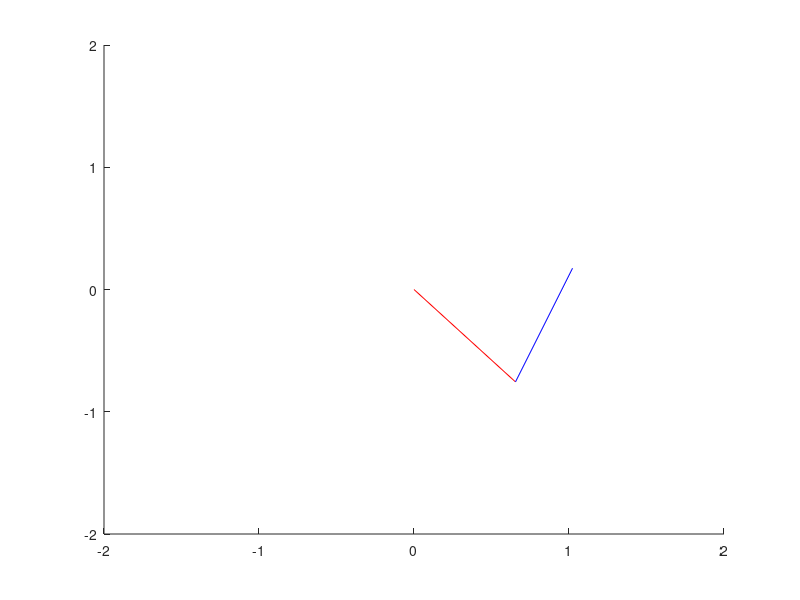
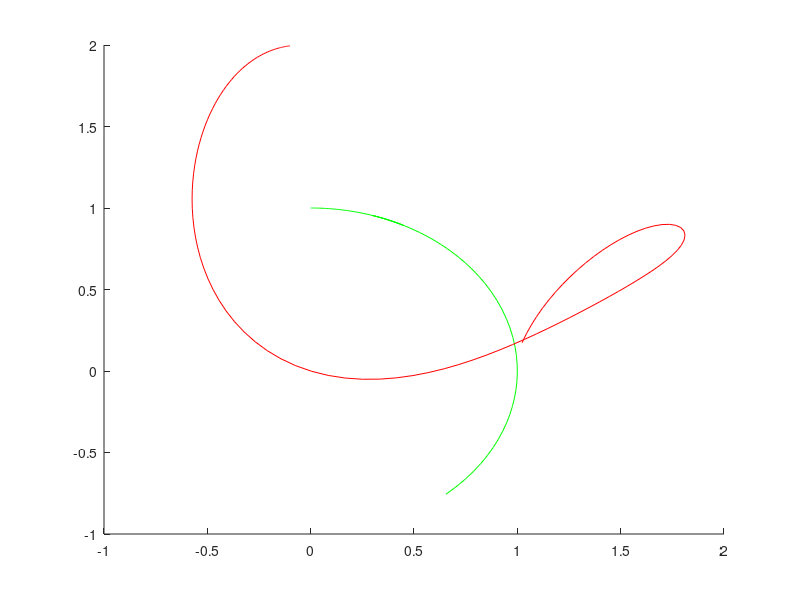
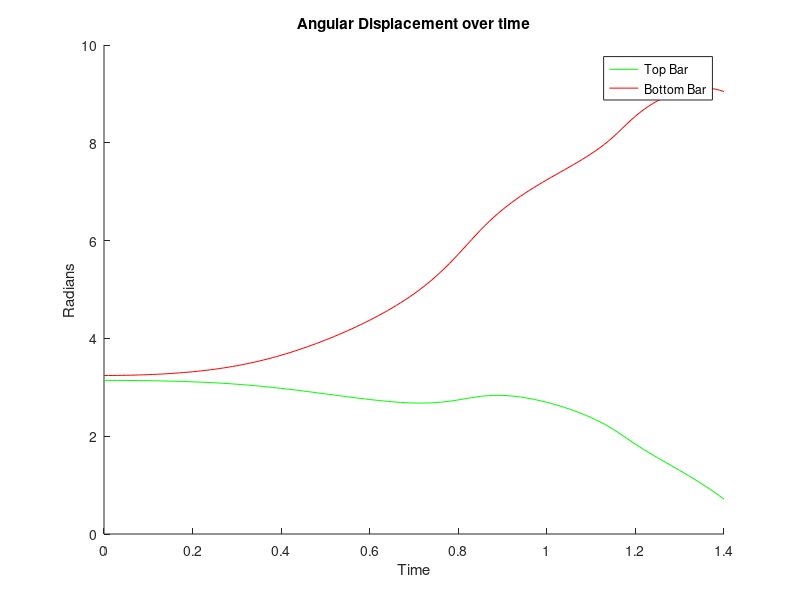

MATLAB code to generate these figures, in order:
%Victoria Preston - Dynamics - Double Bar Pendulum

function double_bar_pendulum
clf;

%Parameters
g = 9.81;
m1 = 1;
m2 = 1;
l1 = 1;
l2 = 1;
I1 = 1/3;
I1COM = 1/12*m1*l1^2;
I2 = 1/12;
I2COM = 1/12*m2*l2^2;

%Opening
theta1 = pi;
theta2 = pi+0.1;
theta1dot = 0;
theta2dot = 0;

states = [theta1, theta2, theta1dot, theta2dot, 0, 0, 0, 0];
time = 0:0.01:1.4;
options = odeset('RelTol', 1e-9, 'AbsTol', 1e-9);

[T,X] = ode45(@swing, time, states, options);
x1 = l1*sin(X(:,1));
y1 = -l1*cos(X(:,1));

x1dot = l1/2*X(:,3).*cos(X(:,1));
y1dot = l1/2*X(:,3).*sin(X(:,1));

x2 = x1+l2*sin(X(:,2));
y2 = y1-l2*cos(X(:,2));

x2dot = l1*X(:,3).*cos(X(:,1)) + l2/2*X(:,4).*cos(X(:,2));
y2dot = l1*X(:,3).*sin(X(:,1)) + l2/2*X(:,4).*sin(X(:,2));

stuff = [x1, y1, x2, y2];
animate_func(T, stuff)

figure;
hold on;
plot(x1, y1, 'g-')
plot(x2, y2, 'r-')

figure;
hold on;
plot(T,X(:,1), 'g-')
plot(T, X(:,2), 'r-')
legend('Top Bar', 'Bottom Bar')
title('Angular Displacement over time')
xlabel('Time')
ylabel('Radians')

% figure;
% hold on;
% plot(T,X(:,3), 'g-')
% plot(T, X(:,4), 'r-')
% legend('Top Bar', 'Bottom Bar')
% title('Angular Velocity over time')
% xlabel('Time')
% ylabel('Radians/second')
% 
% for j = 1:length(T)-1
% theta1ddot(j) = (X(j+1,3)-X(j,3))/(T(j+1)-T(j));
% theta2ddot(j) = (X(j+1,4)-X(j,4))/(T(j+1)-T(j));
% t(j) = T(j);
% end
% 
% figure;
% hold on;
% plot(t,theta1ddot, 'g-')
% plot(t, theta2ddot, 'r-')
% legend('Top Bar', 'Bottom Bar')
% title('Angular Acceleration over time')
% xlabel('Time')
% ylabel('Radians per second squared')
% 
% kinetic = 0.5*I1COM*(X(:,3).^2) + 0.5*I2COM*X(:,4).^2 + 0.5*m1*(x1dot.^2 + y1dot.^2) + 0.5*m2*(x2dot.^2 + y2dot.^2);
% potential = m1*g*(-l1/2*cos(X(:,1))) + m2*g*(-l1*cos(X(:,1))-l2/2*cos(X(:,2)));
% total = kinetic+potential;
% 
% figure;
% hold on;
% plot(T,kinetic, 'g-')
% plot(T, potential, 'r-')
% plot(T, total, 'k-')
% legend('Kinetic', 'Potential', 'Total')
% title('Energy over time')
% xlabel('Time')
% ylabel('Energy')
% 
% figure;
% hold on;
% plot(T, X(:,5), 'b-')
% plot(T, X(:,6), 'm-')
% plot(T, X(:,7), 'k-')
% plot(T, X(:,8), 'r-')
% legend('Ax', 'Ay', 'Ox', 'Oy')
% xlabel('Time')
% ylabel('Force, N')

function states = swing(T,Z)
    t1 = Z(1);
    t2 = Z(2);
    td1 = Z(3);
    td2 = Z(4);
    
    M = [I1 0 -l1*cos(t1) l1*sin(t1) 0 0; 0 I2 -l2/2*cos(t2) l2/2*sin(t2) 0 0; -m2*l1*cos(t1) -m2*l2/2*cos(t2) -1 0 0 0; m2*l1*sin(t1) m2*l2/2*sin(t2) 0 -1 0 0; -m1*l1/2*cos(t1) 0 1 0 1 0; 0 -m1*l1/2*sin(t1) 0 1 0 1];
    b = [(-l1/2*m1*g*sin(t1)); 0; (-m1*l1*td1^2*sin(t1) -  m2*l2/2*td2^2*sin(t2)); (-m2*g - m2*l1*td1^2*cos(t1) - m2*l2/2*td2^2*cos(t2)); (-m1*l1/2*td1^2*sin(t1)); (m1*g + m1*l1/2*td1^2*cos(t1))];
    
    solver = M\b;
    states = [td1; td2; solver];

end

function animate_func(T,M)
    
for i=1:length(T)
clf;
X1 = [0, M(i,1)];
Y1 = [0, M(i,2)];
X2 = [M(i,1), M(i,3)];
Y2 = [M(i,2), M(i,4)];
axis([-2 2 -2 2]);
hold on;
draw_func(X1, Y1, X2, Y2);
drawnow;
end
end

function draw_func(x1, y1, x2, y2)
plot(x1, y1, 'r-');
plot(x2, y2, 'b-');
end


end

